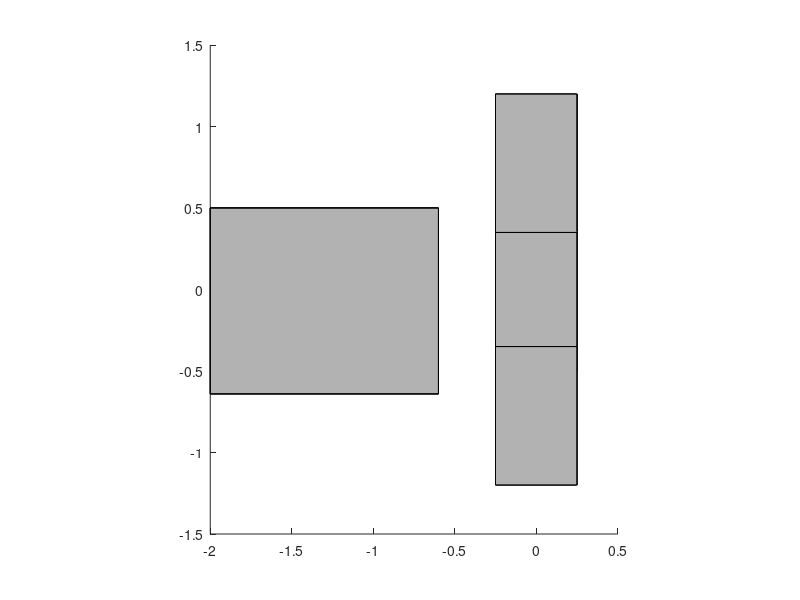

Write MATLAB code to recreate this figure.
function p = makeLink5(parentAxes, faceColor)
if (nargin == 0)
    parentAxes = gca;
    faceColor = [.7 .7 .7];
elseif (nargin == 1)
    faceColor = [.7 .7 .7];
end
set(parentAxes, 'DataAspectRatio', [1 1 1]);
link5Verts = [-0.25	-0.5	-5.12
    -0.25	0.5	-5.12
    0.25	0.5	-5.12
    0.25	-0.5	-5.12
    -0.25	-1.2	-3.37
    -0.25	1.2	-3.37
    0.25	1.2	-3.37
    0.25	-1.2	-3.37
    -0.25	-0.35	0
    -0.25	0.35	0
    0.25	0.35	0
    0.25	-0.35	0
    -0.6	-0.64	-4.37
    -0.6	0.5	-4.37
    -2	0.5	-4.37
    -2	-0.64	-4.37
    -0.6	-0.64	-3.87
    -0.6	0.5	-3.87
    -2	0.5	-3.87
    -2	-0.64	-3.87];
link5Faces = [1 2 3 4;
    1 2 6 5;
    2 3 7 6;
    3 4 8 7;
    4 1 5 8;
    5 6 10 9;
    6 7 11 10;
    7 8 12 11;
    8 5 9 12;
    9 10 11 12;
    13 14 15 16;
    13 14 18 17;
    14 15 19 18;
    15 16 20 19;
    16 13 17 20;
    17 18 19 20];

p = patch('Parent', parentAxes, 'Faces',link5Faces,'Vertices',link5Verts,'FaceColor',faceColor);

end


